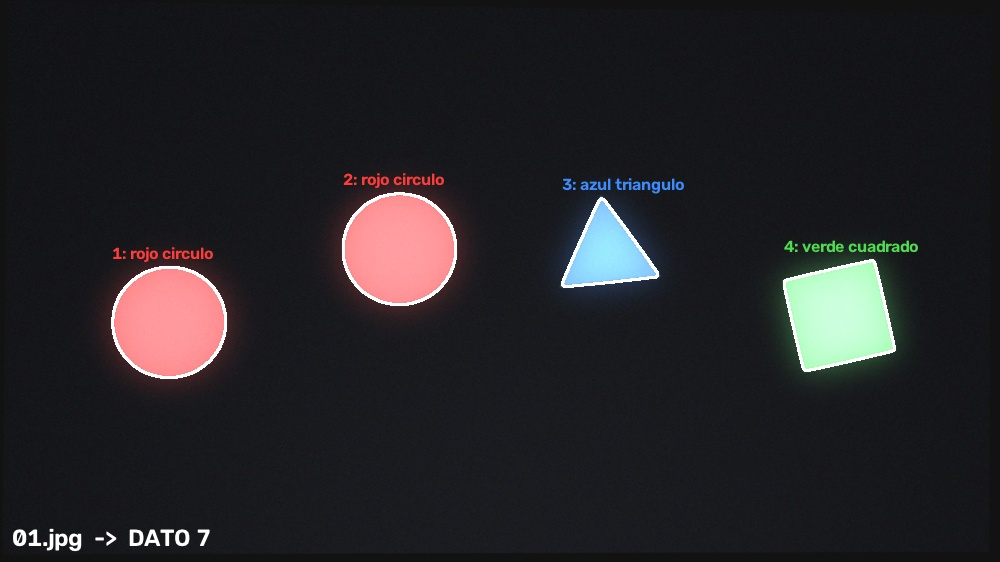
#> input picture DestellosGit/fotos_prueba/ejemplo1_hola/revision/01_revision.jpg, 1000 x 562 px
$ python -i destello.py   (imports and definitions only)
#> lines starting #> are read from the running program, lines starting #| are printed output that depends on the picture; after the words box and inside, x2 and y2 are one past the last pixel; in counts of white or black regions, pixels touching at a corner belong together
#!/usr/bin/env python3
# -*- coding: utf-8 -*-
"""
DESTELLO · lector de linternas con OpenCV
=========================================

Lee las fotos (o un vídeo, o la cámara en directo) de las 4 linternas,
reconoce el color y la forma de cada luz, transcribe el programa a código C
y lo ejecuta para mostrar la salida.

Uso rápido:
    python destello.py fotos/ejemplo1_hola              # carpeta de fotos
    python destello.py grabacion.mp4                     # un vídeo
    python destello.py --camara mis_fotos                # hacer las fotos con la webcam (ESPACIO)
    python destello.py --directo                         # webcam en automático: C en directo

Opciones útiles:
    --revisar      guarda copias de las fotos con lo que ha detectado dibujado encima
    --salida X.c   nombre del archivo C que se genera (por defecto: programa.c)

Colores y formas (la ruleta):
    rojo  = círculo   = 0
    verde = cuadrado  = 1
    azul  = triángulo = 2
"""

import argparse
import os
import re
import sys

try:
    import cv2
    import numpy as np
except ImportError:
    print("Falta OpenCV. Instálalo con:  pip install opencv-python numpy")
    sys.exit(1)

# La consola de Windows a veces no muestra ● ■ ▲ si no se fuerza UTF-8
# [4 lines not run here, left out]

# =====================================================================
# 1. EL LENGUAJE
# =====================================================================

SIMBOLO = "●■▲"
COLOR = ["rojo", "verde", "azul"]
FORMA = ["círculo", "cuadrado", "triángulo"]
TIPO = ["dato", "operación", "control"]
ABC = "ABCDEFGHIJKLMNÑOPQRSTUVWXYZ"          # 27 letras: A = 0 … Z = 26
# ASCII extendido 128–255 (la tabla de clase, página de códigos 850)
EXT = bytes(range(128, 256)).decode("cp850")

# Linterna 1 verde = operación; las otras tres dicen cuál
OPERACIONES = {
    (0, 0, 0): "IMPRIMIR", (1, 1, 1): "LETRA",   (2, 2, 2): "ESPACIO",
    (0, 0, 1): "SUMAR",    (0, 0, 2): "RESTAR",  (0, 1, 0): "MULTIPLICAR",
    (1, 0, 0): "DUPLICAR", (1, 0, 1): "CAMBIAR", (2, 0, 0): "BORRAR",
    (1, 2, 1): "ASCII",    (0, 2, 0): "RESTO",   (0, 1, 2): "ROTAR",
    (1, 1, 2): "PALABRA",  (1, 1, 0): "UNIR",    (1, 0, 2): "ENCIMA",
}
# Linterna 1 azul = control
CONTROL = {
    (0, 0, 0): "SI", (1, 1, 1): "SI NO", (2, 2, 2): "FIN SI",
    (0, 1, 2): "MIENTRAS", (2, 1, 0): "FIN MIENTRAS", (2, 0, 2): "PARAR",
}


def valor(d):
    """Linternas 2, 3 y 4 en base 3: ×9, ×3, ×1."""
    return d[1] * 9 + d[2] * 3 + d[3]


# [6 lines left out: function nombre, not called in this run]


def simbolos(d):
    return SIMBOLO[d[0]] + " " + "".join(SIMBOLO[c] for c in d[1:])


# [6 lines left out: function etiqueta, not called in this run]


class ErrorDestello(Exception):
    pass


# [33 lines left out: function emparejar, not called in this run]


class Salida:
    """Escribe la salida con las mismas reglas de espacios que la web."""
    def __init__(self):
        self.texto, self.ultimo = "", None   # ultimo: None, 'num', 'letra', 'esp'

    # [9 lines left out: functions numero, letras, not called in this run]

    def caracter(self, s):
        self.texto += s; self.ultimo = "esp" if s == " " else "letra"

    def espacio(self):
        self.texto += " "; self.ultimo = "esp"


# [74 lines left out: function ejecutar, not called in this run]


# =====================================================================
# 2. TRANSCRIPCIÓN A C
# =====================================================================

CABECERA_C = r'''/* Programa transcrito automáticamente desde los destellos de las linternas.
   Cada línea es un destello: ● rojo/círculo · ■ verde/cuadrado · ▲ azul/triángulo
   Compilar:  gcc programa.c -o programa      Ejecutar:  ./programa          */
#include <stdio.h>
#include <stdlib.h>

/* ---- La pila de Destello ---- */
static int pila[1000];
static int cima_pila = 0;
static int ultimo = 0;   /* 0 = nada o espacio, 1 = número, 2 = letra */

void apilar(int v) { pila[cima_pila++] = v; }
int desapilar(void) {
    if (cima_pila == 0) { fprintf(stderr, "\nError: la pila está vacía\n"); exit(1); }
    return pila[--cima_pila];
}
int cima(void) { return cima_pila > 0 ? pila[cima_pila - 1] : 0; }

static const char *ABC[27] = {"A","B","C","D","E","F","G","H","I","J","K","L","M","N",
                              "Ñ","O","P","Q","R","S","T","U","V","W","X","Y","Z"};

void imprimir(void) { if (ultimo) printf(" "); printf("%d", cima()); ultimo = 1; }
void letra(void)    { int v = desapilar(); if (ultimo == 1) printf(" "); printf("%s", ABC[v]); ultimo = 2; }
void espacio(void)  { printf(" "); ultimo = 0; }
void palabra(void) {
    if (ultimo == 1) printf(" ");
    for (int i = 0; i < cima_pila; i++) printf("%s", ABC[pila[i]]);
    cima_pila = 0; ultimo = 2;
}
'''

ASCII_C = '''
static const char *EXT[128] = {%s};
void ascii(int v) {
    if (v < 128) putchar(v); else printf("%%s", EXT[v - 128]);
    ultimo = (v == ' ') ? 0 : 2;
}
'''


# [53 lines left out: functions codigo_c_de, transcribir_a_c, not called in this run]


# =====================================================================
# 3. VISIÓN: leer las 4 linternas de una foto
# =====================================================================

def clasificar_forma(contorno):
    """Compara la luz con un círculo, un cuadrado y un triángulo: gana el que mejor encaja."""
    area = cv2.contourArea(contorno)
    if area <= 0:
        return None, 0
    (_, _), r = cv2.minEnclosingCircle(contorno)
    circulo = area / (np.pi * r * r)
    (_, (w, h), _) = cv2.minAreaRect(contorno)
    cuadrado = area / (w * h) if w * h > 0 else 0
    cuadrado *= min(w, h) / max(w, h) if max(w, h) > 0 else 0   # un rectángulo muy alargado no es un cuadrado
    pts = contorno.reshape(-1, 1, 2).astype(np.float32)
    area_tri, _ = cv2.minEnclosingTriangle(pts)
    triangulo = area / area_tri if area_tri > 0 else 0
    notas = [circulo, cuadrado, triangulo]
    mejor = int(np.argmax(notas))
    return mejor, notas[mejor]


def clasificar_color(hsv, mascara):
    """Cuenta los píxeles de cada color dentro de la luz (solo los que tienen color de verdad)."""
    H, S, V = hsv[..., 0], hsv[..., 1], hsv[..., 2]
    sel = (mascara > 0) & (S > 70) & (V > 50)
    h = H[sel]
    if h.size < 15:
        return None, 0
    rojo = np.count_nonzero((h <= 15) | (h >= 160))
    verde = np.count_nonzero((h >= 35) & (h <= 88))
    azul = np.count_nonzero((h >= 90) & (h <= 135))
    cuentas = [rojo, verde, azul]
    mejor = int(np.argmax(cuentas))
    return mejor, cuentas[mejor] / max(1, sum(cuentas))


def buscar_luces(img):
    """Devuelve la máscara de zonas brillantes y sus contornos (de mayor a menor)."""
    hsv = cv2.cvtColor(img, cv2.COLOR_BGR2HSV)
    V = cv2.GaussianBlur(hsv[..., 2], (5, 5), 0)
    umbral, _ = cv2.threshold(V, 0, 255, cv2.THRESH_BINARY + cv2.THRESH_OTSU)
    umbral = max(umbral, 70)
    mascara = (V > umbral).astype(np.uint8) * 255
    k = cv2.getStructuringElement(cv2.MORPH_ELLIPSE, (5, 5))
    mascara = cv2.morphologyEx(mascara, cv2.MORPH_OPEN, k)
    contornos, _ = cv2.findContours(mascara, cv2.RETR_EXTERNAL, cv2.CHAIN_APPROX_SIMPLE)
    minimo = 0.0008 * img.shape[0] * img.shape[1]
    contornos = [c for c in contornos if cv2.contourArea(c) >= minimo]
    contornos.sort(key=cv2.contourArea, reverse=True)
    return hsv, contornos


def leer_destello(img, estricto=False):
    """Lee una foto. Devuelve (destello, detalles, avisos). destello = None si es una pausa (oscuridad)."""
    escala = 1000 / max(img.shape[:2])
    if escala < 1:
        img = cv2.resize(img, None, fx=escala, fy=escala, interpolation=cv2.INTER_AREA)
    hsv, contornos = buscar_luces(img)
    if not contornos:
        return None, [], img, []
    avisos = []
    if len(contornos) < 4:
        raise ErrorDestello(f"Solo se ven {len(contornos)} luces (hacen falta 4).")
    if len(contornos) > 4:
        avisos.append(f"Se ven {len(contornos)} manchas de luz; uso las 4 más grandes.")
    contornos = contornos[:4]
    # De izquierda a derecha
    contornos.sort(key=lambda c: cv2.boundingRect(c)[0] + cv2.boundingRect(c)[2] / 2)

    destello, detalles = [], []
    for i, c in enumerate(contornos):
        x, y, w, h = cv2.boundingRect(c)
        m = 8
        x0, y0 = max(0, x - m), max(0, y - m)
        x1, y1 = min(img.shape[1], x + w + m), min(img.shape[0], y + h + m)
        trozo_hsv = hsv[y0:y1, x0:x1]
        # Dentro de cada luz, separamos el núcleo (la figura) del halo con un umbral propio
        V = trozo_hsv[..., 2]
        _, nucleo = cv2.threshold(V, 0, 255, cv2.THRESH_BINARY + cv2.THRESH_OTSU)
        cs, _ = cv2.findContours(nucleo, cv2.RETR_EXTERNAL, cv2.CHAIN_APPROX_NONE)
        forma_c = max(cs, key=cv2.contourArea) if cs else c - [x0, y0]
        forma, nota_forma = clasificar_forma(forma_c)
        zona = np.zeros(V.shape, np.uint8)
        cv2.drawContours(zona, [c - [x0, y0]], -1, 255, -1)
        color, nota_color = clasificar_color(trozo_hsv, zona)

        if estricto and (color is None or forma is None or color != forma):
            raise ErrorDestello("Hay luces que no parecen de las linternas (sin color o con color y forma distintos).")
        if color is None and forma is None:
            raise ErrorDestello(f"Linterna {i+1}: no reconozco ni el color ni la forma.")
        if color is None:
            elegido = forma
            avisos.append(f"Linterna {i+1}: la luz sale muy blanca; me fío de la forma ({FORMA[forma]}).")
        elif forma is None or color == forma:
            elegido = color
        else:
            elegido = forma
            avisos.append(f"Linterna {i+1}: el color parece {COLOR[color]} pero la forma es {FORMA[forma]}. "
                          f"Me fío de la forma. Si no es correcto, repetid esta foto.")
        destello.append(elegido)
        detalles.append({"contorno": c, "forma": forma, "color": color, "elegido": elegido})
    return destello, detalles, img, avisos


# [14 lines left out: function dibujar_revision, not called in this run]


# =====================================================================
# 4. FUENTES: carpeta de fotos, vídeo o cámara
# =====================================================================

EXT_FOTO = (".jpg", ".jpeg", ".png", ".bmp", ".webp")
EXT_VIDEO = (".mp4", ".mov", ".avi", ".mkv", ".m4v", ".3gp")


def orden_natural(s):
    return [int(t) if t.isdigit() else t.lower() for t in re.split(r"(\d+)", s)]


# [279 lines left out: functions fotos_de_carpeta, fotos_de_video, hacer_fotos_con_camara, _ascii, _panel_codigo, en_directo and 2 more, not called in this run]


# [2 lines not run here, left out]

>>> import cv2
>>> picture = cv2.imread('fotos_prueba/ejemplo1_hola/revision/01_revision.jpg')
#> picture is the input picture: shape (562, 1000, 3); mean B, G, R 38.4, 35.1, 36.9
>>> result = leer_destello(picture)
#> in buscar_luces, `hsv = cv2.cvtColor(img, cv2.COLOR_BGR2HSV)`: hsv: shape (562, 1000, 3); mean H, S, V 113.6, 51.2, 43.3
#> in buscar_luces, `umbral, _ = cv2.threshold(V, 0, 255, cv2.THRESH_BINARY + cv2.THRESH_OT..`: umbral = 135
#> in buscar_luces, `mascara = (V > umbral).astype(np.uint8) * 255`:
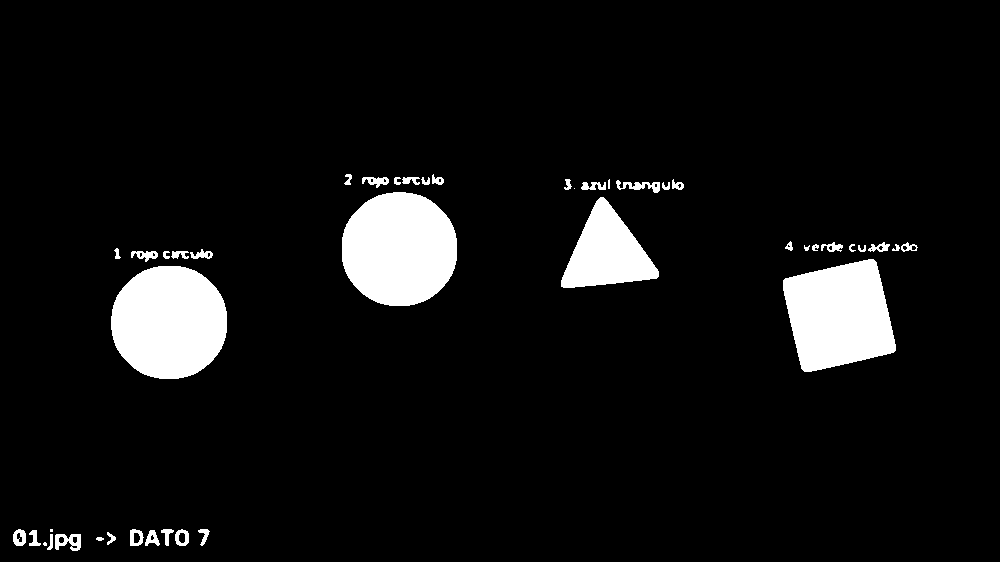
#> mascara: shape (562, 1000); 6.9% white; 44 white regions (4 under 20 px), largest, box (x1, y1, x2, y2) and area: (342, 192, 457, 306) 10504, (111, 266, 227, 379) 10488, (783, 259, 896, 372) 9446
#> in buscar_luces, `mascara = cv2.morphologyEx(mascara, cv2.MORPH_OPEN, k)`:
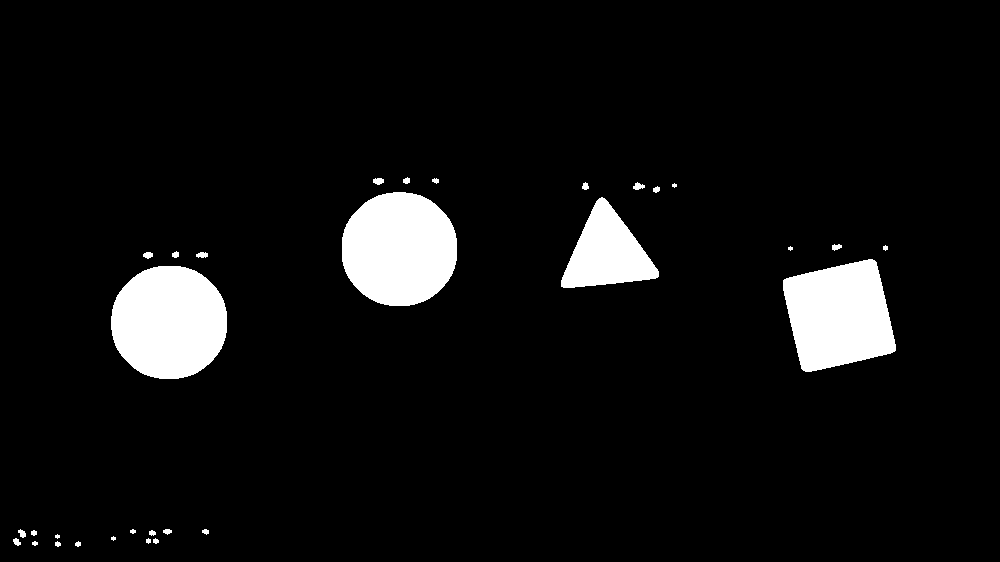
#> mascara: shape (562, 1000); 6.5% white; 31 white regions (4 under 20 px)
#> in buscar_luces, `contornos, _ = cv2.findContours(mascara, cv2.RETR_EXTERNAL, cv2.CHAIN_..`: contornos = 31 contours, 13 with area under 20; largest, box (x1, y1, x2, y2) and area: (342, 192, 457, 306) 10340, (111, 266, 227, 379) 10325, (783, 259, 896, 372) 9260, (561, 197, 659, 288) 4837, (373, 178, 384, 185) 46
#> in buscar_luces, `contornos = [c for c in contornos if cv2.contourArea(c) >= minimo]`: contornos = 4 contours; box (x1, y1, x2, y2) and area: (342, 192, 457, 306) 10340, (111, 266, 227, 379) 10325, (783, 259, 896, 372) 9260, (561, 197, 659, 288) 4837
#> the loop in leer_destello, `for i, c in enumerate(contornos):` made 4 passes
#> (x, y, x0, y0, x1, y1) on passes 1 to 4: (111, 266, 103, 258, 235, 387), (342, 192, 334, 184, 465, 314), (561, 197, 553, 189, 667, 296), (783, 259, 775, 251, 904, 380)
#> pass 1, in leer_destello, `_, nucleo = cv2.threshold(V, 0, 255, cv2.THRESH_BINARY + cv2.THRESH_OT..`:
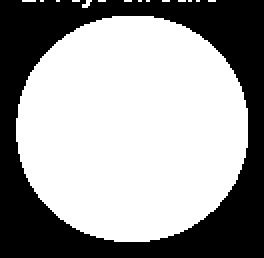
#> nucleo: shape (129, 132) (shown 2 times larger); 61.5% white; 1 black region, box (x1, y1, x2, y2) and area: (0, 0, 132, 129) 6558
#> pass 1, in clasificar_color, `H, S, V = hsv[..., 0], hsv[..., 1], hsv[..., 2]`:
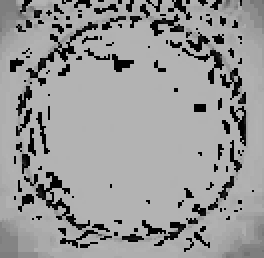
#> H: shape (129, 132) (shown 2 times larger); min 0, max 179, mean 152.6
#> after the loop in leer_destello, `for i, c in enumerate(contornos):`:
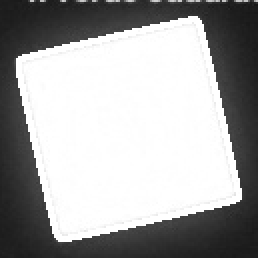
#> V: shape (129, 129) (shown 2 times larger); min 23, max 255, mean 163.9
#> after the loop in leer_destello, `for i, c in enumerate(contornos):`: nucleo: shape (129, 129); 56.6% white; 1 black region, box (x1, y1, x2, y2) and area: (0, 0, 129, 129) 7222
#> after the loop in leer_destello, `for i, c in enumerate(contornos):`:
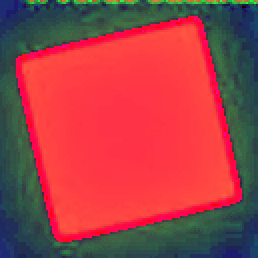
#> trozo_hsv: shape (129, 129, 3) (shown 2 times larger); mean B, G, R 70.8, 65.3, 163.9
#> after the loop in leer_destello, `for i, c in enumerate(contornos):`:
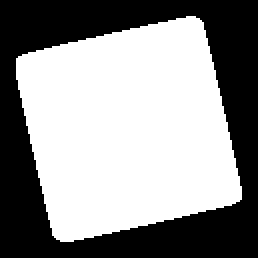
#> zona: shape (129, 129) (shown 2 times larger); 56.7% white; 1 black region, box (x1, y1, x2, y2) and area: (0, 0, 129, 129) 7199
#> after the loop in leer_destello, `for i, c in enumerate(contornos):`: avisos = []; destello = [0, 0, 2, 1]; detalles = 4 items
